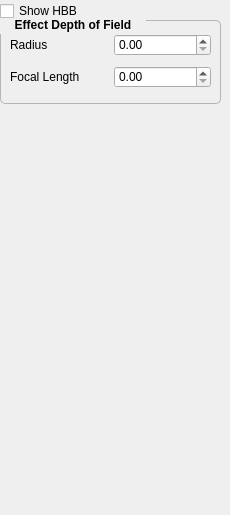
              <widget class="QWidget" name="page_2">
               <property name="geometry">
                <rect>
                 <x>0</x>
                 <y>0</y>
                 <width>230</width>
                 <height>515</height>
                </rect>
               </property>
               <attribute name="label">
                <string>Scene</string>
               </attribute>
               <widget class="QCheckBox" name="showHBB">
                <property name="geometry">
                 <rect>
                  <x>0</x>
                  <y>0</y>
                  <width>219</width>
                  <height>22</height>
                 </rect>
                </property>
                <property name="text">
                 <string>Show HBB</string>
                </property>
               </widget>
               <widget class="QGroupBox" name="groupBox_5">
                <property name="geometry">
                 <rect>
                  <x>0</x>
                  <y>20</y>
                  <width>221</width>
                  <height>84</height>
                 </rect>
                </property>
                <property name="font">
                 <font>
                  <pointsize>9</pointsize>
                  <weight>75</weight>
                  <bold>true</bold>
                 </font>
                </property>
                <property name="styleSheet">
                 <string notr="true">QGroupBox::title { 
   
     subcontrol-position: top left; /* position at the top left*/ 
  padding: 2px 13px;
   margin-top: -5px;
    
 }

QGroupBox{
   border: 1px solid rgb(182, 181, 179);
  border-radius: 5px;
}</string>
                </property>
                <property name="title">
                 <string>Effect Depth of Field</string>
                </property>
                <layout class="QGridLayout" name="gridLayout_12">
                 <item row="0" column="0">
                  <layout class="QHBoxLayout" name="horizontalLayout_21">
                   <item>
                    <widget class="QLabel" name="label_37">
                     <property name="text">
                      <string>Radius</string>
                     </property>
                    </widget>
                   </item>
                   <item>
                    <widget class="QDoubleSpinBox" name="radiusDOF"/>
                   </item>
                  </layout>
                 </item>
                 <item row="1" column="0">
                  <layout class="QHBoxLayout" name="horizontalLayout_20">
                   <item>
                    <widget class="QLabel" name="label_38">
                     <property name="text">
                      <string>Focal Length</string>
                     </property>
                    </widget>
                   </item>
                   <item>
                    <widget class="QDoubleSpinBox" name="focalDOF"/>
                   </item>
                  </layout>
                 </item>
                </layout>
               </widget>
              </widget>
